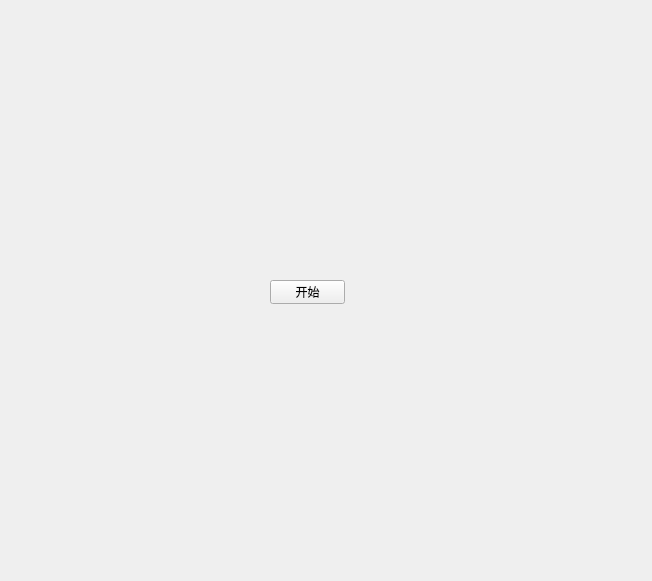
<?xml version="1.0" encoding="UTF-8"?>
<ui version="4.0">
 <class>Form</class>
 <widget class="QWidget" name="Form">
  <property name="geometry">
   <rect>
    <x>0</x>
    <y>0</y>
    <width>652</width>
    <height>581</height>
   </rect>
  </property>
  <property name="windowTitle">
   <string>Form</string>
  </property>
  <widget class="QPushButton" name="pushButton">
   <property name="geometry">
    <rect>
     <x>270</x>
     <y>280</y>
     <width>75</width>
     <height>24</height>
    </rect>
   </property>
   <property name="text">
    <string>开始</string>
   </property>
  </widget>
 </widget>
 <resources/>
 <connections/>
</ui>
